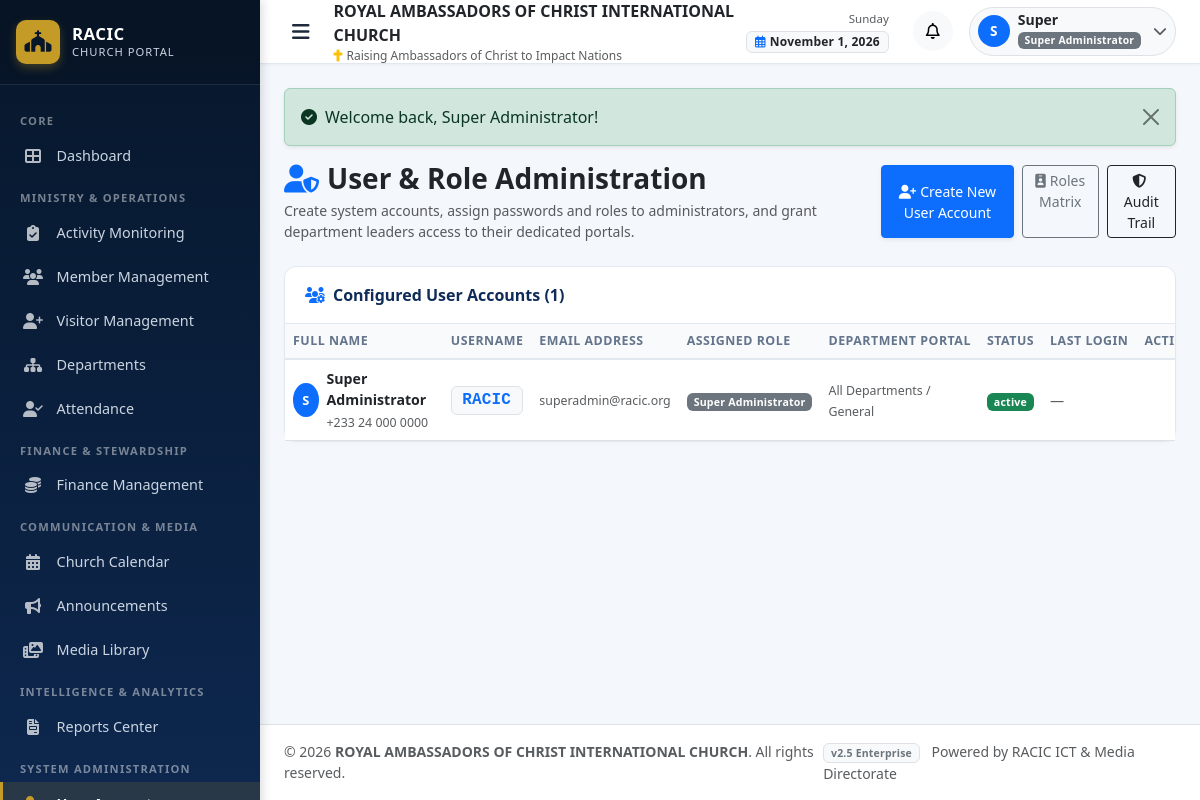
The page /admin/users.php (signed in) on the database its author committed.
### tables this page shows
CREATE TABLE `users` (
  `id` INT AUTO_INCREMENT PRIMARY KEY,
  `role_id` INT NOT NULL,
  `username` VARCHAR(60) NOT NULL UNIQUE,
  `department_id` INT NULL,
  `full_name` VARCHAR(120) NOT NULL,
  `email` VARCHAR(120) NOT NULL UNIQUE,
  `password` VARCHAR(255) NOT NULL,
  `phone` VARCHAR(30) NULL,
  `avatar` VARCHAR(255) NULL,
  `status` ENUM('active', 'inactive', 'suspended') DEFAULT 'active',
  `last_login` DATETIME NULL,
  `created_at` TIMESTAMP DEFAULT CURRENT_TIMESTAMP,
  `updated_at` TIMESTAMP DEFAULT CURRENT_TIMESTAMP ON UPDATE CURRENT_TIMESTAMP,
  FOREIGN KEY (`role_id`) REFERENCES `roles`(`id`) ON UPDATE CASCADE
);

CREATE TABLE `roles` (
  `id` INT AUTO_INCREMENT PRIMARY KEY,
  `name` VARCHAR(50) NOT NULL UNIQUE,
  `display_name` VARCHAR(100) NOT NULL,
  `description` TEXT NULL,
  `created_at` TIMESTAMP DEFAULT CURRENT_TIMESTAMP
);

### admin/users.php (the view, shortened to what this page needs)
<?php
require_once __DIR__ . '/../includes/header.php';
$db = getDB();
$sql = "
    SELECT u.*, r.display_name as role_display, d.name as department_name, d.code as department_code
    FROM users u
    INNER JOIN roles r ON r.id = u.role_id
    LEFT JOIN departments d ON d.id = u.department_id
    ORDER BY u.id ASC
";
$usersList = $db->query($sql)->fetchAll();
?>
<div class="d-flex flex-column flex-md-row justify-content-between align-items-md-center mb-4">
    <div>
        <h3 class="fw-bold text-dark mb-1">
            <i class="fas fa-user-shield text-primary me-2"></i>User & Role Administration
        </h3>
        <p class="text-muted mb-0 small">Create system accounts, assign passwords and roles to administrators, and grant department leaders access to their dedicated portals.</p>
    </div>
    <div class="mt-3 mt-md-0 d-flex gap-2">
        <button type="button" class="btn btn-primary btn-sm shadow-sm" data-bs-toggle="modal" data-bs-target="#createUserModal">
            <i class="fas fa-user-plus me-1"></i>Create New User Account
        </button>
        <a href="<?= BASE_URL ?>admin/roles.php" class="btn btn-outline-secondary btn-sm">
            <i class="fas fa-id-badge me-1"></i>Roles Matrix
        </a>
        <a href="<?= BASE_URL ?>admin/audit.php" class="btn btn-outline-dark btn-sm">
            <i class="fas fa-shield-alt me-1"></i>Audit Trail
        </a>
    </div>
</div>
<div class="church-card">
    <div class="card-header d-flex justify-content-between align-items-center">
        <span><i class="fas fa-users-cog text-primary me-2"></i>Configured User Accounts (<?= count($usersList) ?>)</span>
    </div>
    <div class="card-body p-0">
        <div class="table-responsive">
            <table class="table table-hover align-middle mb-0" id="usersTable">
                <thead>
                    <tr>
                        <th>Full Name</th>
                        <th>Username</th>
                        <th>Email Address</th>
                        <th>Assigned Role</th>
                        <th>Department Portal</th>
                        <th>Status</th>
                        <th>Last Login</th>
                        <th class="text-end">Actions</th>
                    </tr>
                </thead>
                <tbody>
                    <?php foreach ($usersList as $u): ?>
                        <tr>
                            <td>
                                <div class="d-flex align-items-center gap-2">
                                    <div class="rounded-circle bg-primary text-white d-flex align-items-center justify-content-center fw-bold" style="width: 34px; height: 34px; font-size: 0.8rem;">
                                        <?= strtoupper(substr($u['full_name'], 0, 1)) ?>
                                    </div>
                                    <div>
                                        <div class="fw-bold text-dark"><?= e($u['full_name']) ?></div>
                                        <small class="text-muted"><?= e($u['phone'] ?: 'No phone') ?></small>
                                    </div>
                                </div>
                            </td>
                            <td>
                                <span class="badge bg-light text-primary border font-monospace fs-6"><?= e($u['username']) ?></span>
                            </td>
                            <td><small class="text-muted"><?= e($u['email']) ?></small></td>
                            <td><span class="badge bg-secondary"><?= e($u['role_display']) ?></span></td>
                            <td>
                                <?php if ($u['department_id']): ?>
                                    <a href="<?= BASE_URL ?>departments/view.php?id=<?= $u['department_id'] ?>" class="badge bg-info text-dark text-decoration-none">
                                        <i class="fas fa-sitemap me-1"></i><?= e($u['department_name'] ?? 'Department') ?>
                                    </a>
                                <?php else: ?>
                                    <span class="text-muted small">All Departments / General</span>
                                <?php endif; ?>
                            </td>
                            <td><?= getStatusBadge($u['status']) ?></td>
                            <td class="small text-muted"><?= formatDateTime($u['last_login']) ?></td>
                            <td class="text-end">
                            </td>
                        </tr>
                    <?php endforeach; ?>
                </tbody>
            </table>
        </div>
    </div>
</div>
<?php require_once __DIR__ . '/../includes/footer.php'; ?>

### includes/functions.php (shortened to what this page needs)
<?php
function e(?string $string): string {
    return htmlspecialchars((string)$string, ENT_QUOTES, 'UTF-8');
}
function displayFlash(): string {
    $html = '';
    foreach ($_SESSION['flash'] as $flash) {
        $type = in_array($flash['type'], ['success', 'danger', 'warning', 'info', 'primary']) ? $flash['type'] : 'info';
        $icon = match($type) {
            'success' => 'fa-check-circle',
            'danger' => 'fa-exclamation-triangle',
            'warning' => 'fa-exclamation-circle',
            'info', 'primary' => 'fa-info-circle',
            default => 'fa-bell'
        };
        $html .= '<div class="alert alert-' . $type . ' alert-dismissible fade show shadow-sm" role="alert">
                    <i class="fas ' . $icon . ' me-2"></i>' . e($flash['message']) . '
                    <button type="button" class="btn-close" data-bs-dismiss="alert" aria-label="Close"></button>
                  </div>';
    }
    return $html;
}
function formatDateTime(?string $dateTime, string $format = 'M d, Y h:i A'): string {
    if (empty($dateTime) || $dateTime === '0000-00-00 00:00:00') {
        return '—';
    }
}
function getStatusBadge(string $status): string {
    $map = [
        'Active' => 'success',
        'active' => 'success',
        'Completed' => 'success',
        'Approved' => 'success',
        'Baptized' => 'success',
        'Present' => 'success',
        'Converted' => 'success',
        'Upcoming' => 'primary',
        'Contacted' => 'primary',
        'Normal' => 'secondary',
        'In Training' => 'info',
        'Submitted' => 'info',
        'Visited' => 'info',
        'Prayed With' => 'info',
        'In Progress' => 'warning text-dark',
        'Pending' => 'warning text-dark',
        'Important' => 'warning text-dark',
        'Needs Revision' => 'warning text-dark',
        'Inactive' => 'secondary',
        'inactive' => 'secondary',
        'Not Baptized' => 'secondary',
        'Archived' => 'secondary',
        'Draft' => 'secondary',
        'Absent' => 'secondary',
        'Postponed' => 'dark',
        'Cancelled' => 'danger',
        'Rejected' => 'danger',
        'Suspended' => 'danger',
        'suspended' => 'danger',
        'Urgent' => 'danger',
        'Deceased' => 'dark',
        'Not Interested' => 'danger'
    ];
    $color = $map[$status] ?? 'secondary';
    return '<span class="badge bg-' . $color . '">' . e($status) . '</span>';
}

### assets/css/racic-theme.css (style rules this page uses)
:root { --racic-primary: #0f2c59; --racic-primary-dark: #07172b; --racic-secondary: #c59b27; --racic-secondary-light: #fef8e7; --racic-accent: #198754; --racic-light: #f4f7fb; --racic-dark: #1e293b; --racic-border: #e2e8f0; --racic-sidebar-width: 260px; --racic-header-height: 64px; }
body { font-family: 'Segoe UI', system-ui, -apple-system, Roboto, Helvetica, Arial, sans-serif; background-color: var(--racic-light); color: #334155; margin: 0; padding: 0; min-height: 100vh; }
.church-card { background: #ffffff; border-radius: 12px; border: 1px solid var(--racic-border); box-shadow: 0 2px 4px rgba(0,0,0,0.02); margin-bottom: 1.5rem; }
.church-card .card-header { background: #ffffff; border-bottom: 1px solid var(--racic-border); padding: 1rem 1.25rem; font-weight: 600; color: var(--racic-primary); display: flex; align-items: center; justify-content: space-between; border-top-left-radius: 12px; border-top-right-radius: 12px; }
.church-card .card-body { padding: 1.25rem; }
.table th { font-size: 0.775rem; text-transform: uppercase; letter-spacing: 0.5px; font-weight: 700; color: #64748b; background-color: #f8fafc; border-bottom: 2px solid var(--racic-border); white-space: nowrap; }
.table td { vertical-align: middle; font-size: 0.885rem; }
.badge { padding: 0.35em 0.65em; font-weight: 600; letter-spacing: 0.2px; border-radius: 6px; }

### rows shown on the page
users: full_name "S", full_name "Super Administrator", phone "+233 24 000 0000", username "RACIC", email "superadmin@racic.org", role.display_name "Super Administrator", shows "All Departments / General", status "active", last_login "—"

### other values the page prints
CHURCH_SHORT_NAME "RACIC"
CHURCH_NAME "ROYAL AMBASSADORS OF CHRIST INTERNATIONAL CHURCH"
CHURCH_SLOGAN "Raising Ambassadors of Christ to Impact Nations"
substr($user['full_name'] ?? 'U', 0, 1) "S"
explode(' ', $user['full_name'])[0] "Super"
$user['role_display'] "Super Administrator"
$flash['message'] "Welcome back, Super Administrator!"
count($usersList) "1"
